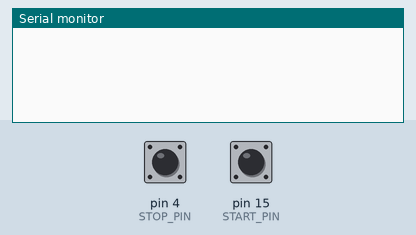
Simulated run of this sketch. Board: Arduino Uno, built with avr-gcc and run on an emulated ATmega328P. Shown: the last lines printed to the serial monitor. The inputs (shaded band) are chosen by the test bench; at power-on: pin 4 (STOP_PIN) HIGH, pin 15 (START_PIN) HIGH.

Above: at 1.2 s.
1.3 s: pin 4 (STOP_PIN) pulled LOW for 0.15 s
At 2.5 s:
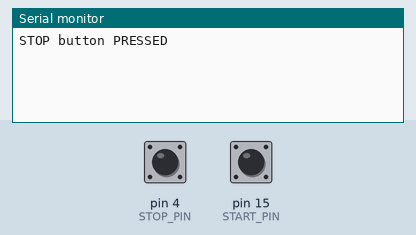
2.9 s: pin 15 (START_PIN) pulled LOW for 0.15 s
At 4.0 s:
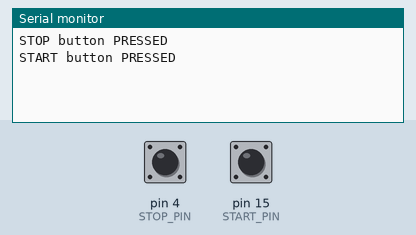

The sketch:

ButtonEdgeTest.ino
```cpp
const int START_PIN = 15; // green button
const int STOP_PIN = 4; // red button


int lastStartState = 1; //previous reading for start button
int lastStopState = 1; //previous reading for stop button

void setup() {
  Serial.begin(115200); //serial com

  pinMode(START_PIN, INPUT_PULLUP); // when start button is pressed triggers "LOW =0" when released triggers "HIGH=1"
  pinMode(STOP_PIN, INPUT_PULLUP); //when stop button is pressed triggers "LOW=0" when released triggers "HIGH=1"

}

void loop() {
  int currentStartState = digitalRead(START_PIN);
  int currentStopState = digitalRead(STOP_PIN);

  if(lastStartState == 1 && currentStartState ==0){ //check if it was released ("1") and NOW its pressed ("0")
    Serial.println("START button PRESSED");
  }

  if(lastStopState == 1 && currentStopState ==0){ //check if it was released ("1") and NOW its pressed ("0")
    Serial.println("STOP button PRESSED");
  }

  lastStartState = currentStartState; //remember state
  lastStopState = currentStopState;

  delay(20);
}
```

Measured:
- after the input at 1.3 s, the serial monitor: prints a new line at once (image 1)
- after the input at 2.9 s, the serial monitor: prints a new line at once (image 2)
